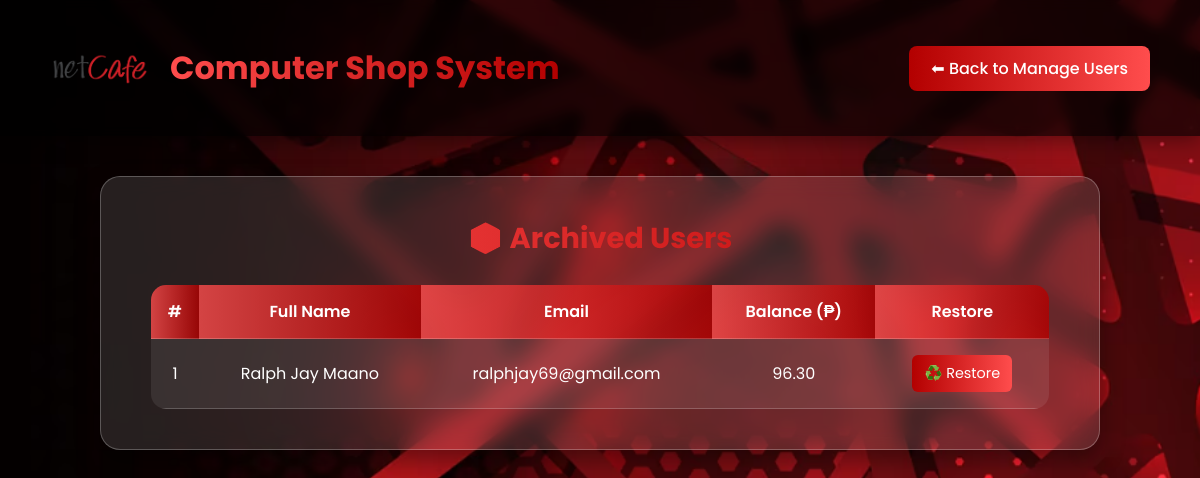
The page /computer_shop_system/admin/archived_users.php (signed in) on the database its author committed.
### tables this page shows
CREATE TABLE `users` (
  `user_id` int(11) NOT NULL,
  `full_name` varchar(100) NOT NULL,
  `email` varchar(100) NOT NULL,
  `password` varchar(255) NOT NULL,
  `balance` decimal(10,2) DEFAULT 0.00,
  `role_id` int(11) NOT NULL,
  `active_pc_id` int(11) DEFAULT NULL,
  `date_created` timestamp NOT NULL DEFAULT current_timestamp(),
  `is_archived` tinyint(1) NOT NULL DEFAULT 0
);

### computer_shop_system/admin/archived_users.php (the view, shortened to what this page needs)
<?php
include('../db_connect.php');
$res = $conn->query("SELECT * FROM users WHERE role_id=2 AND is_archived=1 ORDER BY full_name ASC");
?>
<!DOCTYPE html>
<html lang="en">
<head>
</head>
<body>
<header>
    <div class="header-left">
        <img src="assets/company/company.png" alt="Company Logo">
        <h2>Computer Shop System</h2>
    </div>
    <a href="manage_users.php" class="back-btn">⬅ Back to Manage Users</a>
</header>
<main>
    <div class="table-container">
        <h3>📦 Archived Users</h3>
        <table>
            <tr>
                <th>#</th>
                <th>Full Name</th>
                <th>Email</th>
                <th>Balance (₱)</th>
                <th>Restore</th>
            </tr>
            <?php $i = 1; while ($u = $res->fetch_assoc()): ?>
            <tr>
                <td><?php echo $i++; ?></td>
                <td><?php echo htmlspecialchars($u['full_name']); ?></td>
                <td><?php echo htmlspecialchars($u['email']); ?></td>
                <td><?php echo number_format($u['balance'], 2); ?></td>
                <td>
                    <form action="actions/restore_user.php" method="POST">
                        <button type="submit" onclick="return confirm('Restore this user?');">♻️ Restore</button>
                    </form>
                </td>
            </tr>
            <?php endwhile; ?>
        </table>
    </div>
</main>
</body>
</html>

### computer_shop_system/admin/archived_users.php (style rules this page uses)
* { margin: 0; padding: 0; box-sizing: border-box; font-family: 'Poppins', sans-serif; }
body { background: url('assets/company/bgadmin.png') no-repeat center center/cover; min-height: 100vh; display: flex; flex-direction: column; color: #fff; }
header { display: flex; justify-content: space-between; align-items: center; padding: 18px 50px; background: rgba(0, 0, 0, 0.65); box-shadow: 0 4px 20px rgba(0, 0, 0, 0.4); backdrop-filter: blur(6px); }
.header-left { display: flex; align-items: center; gap: 20px; }
.header-left img { width: 100px; height: 100px; object-fit: contain; }
.header-left h2 { font-size: 2rem; background: linear-gradient(90deg, #ff4d4d, #b30000); -webkit-background-clip: text; -webkit-text-fill-color: transparent; font-weight: 700; }
.back-btn { background: linear-gradient(90deg, #b30000, #ff4d4d); color: #fff; padding: 10px 22px; border-radius: 8px; font-weight: 500; text-decoration: none; transition: all 0.3s ease; }
main { flex: 1; display: flex; justify-content: center; align-items: flex-start; padding: 40px; }
.table-container { background: rgba(255, 255, 255, 0.12); border-radius: 20px; padding: 40px 50px; width: 95%; max-width: 1000px; backdrop-filter: blur(12px); border: 1px solid rgba(255, 255, 255, 0.25); box-shadow: 0 10px 25px rgba(0, 0, 0, 0.4); overflow-x: auto; }
h3 { text-align: center; font-size: 1.8rem; margin-bottom: 25px; background: linear-gradient(90deg, #ff4d4d, #b30000); -webkit-background-clip: text; -webkit-text-fill-color: transparent; font-weight: 700; }
table { width: 100%; border-collapse: collapse; border-radius: 15px; overflow: hidden; margin-top: 10px; }
th, td { padding: 14px 10px; text-align: center; border-bottom: 1px solid rgba(255, 255, 255, 0.2); }
th { background: linear-gradient(90deg, rgba(255,77,77,0.8), rgba(179,0,0,0.8)); color: #fff; font-weight: 600; font-size: 1rem; }
tr:nth-child(even) { background: rgba(255, 255, 255, 0.08); }
td form { display: inline-block; margin: 2px; }
td button { background: linear-gradient(90deg, #b30000, #ff4d4d); border: none; color: #fff; border-radius: 6px; padding: 8px 12px; cursor: pointer; transition: 0.3s; font-size: 0.9rem; }

### rows shown on the page
users: full_name "Ralph Jay Maano", email "ralphjay69@gmail.com", balance "96.30"
